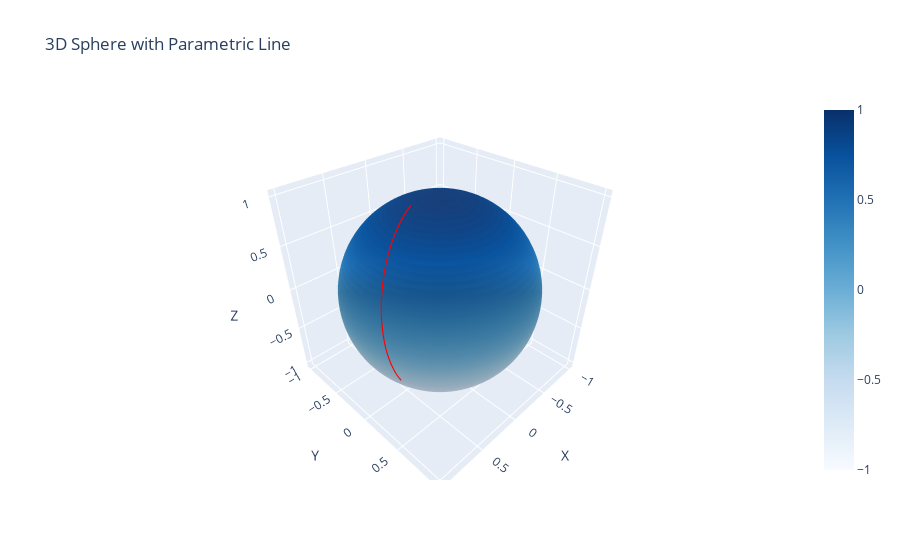

Source (notebook cell):
### Code cell
import numpy as np
import plotly.graph_objects as go

# Define spherical coordinates
u = np.linspace(0, 2 * np.pi, 100)  # azimuthal angle
v = np.linspace(0, np.pi, 50)       # polar angle

# Parametric equations for a sphere
x = np.outer(np.cos(u), np.sin(v))
y = np.outer(np.sin(u), np.sin(v))
z = np.outer(np.ones(np.size(u)), np.cos(v))

# Create the 3D sphere plot using Plotly
fig = go.Figure(data=[go.Surface(z=z, x=x, y=y, colorscale='Blues')])


# Prepare arrays x, y, z
theta_1,fi_1 = (-0.4, 0.4)
theta_2,fi_2 = (1.3, -0.4)


# if(abs(theta_2 - theta_1) > abs(theta_2 - 2*np.pi - theta_1)):
#     print("temp")
r = 1
t = np.linspace(0, 1, 100)
x_t = (r * np.cos(theta_1) * np.cos(fi_1))*t + (r * np.cos(theta_2) * np.cos(fi_2))*(1-t)
y_t = (r * np.cos(theta_1) * np.sin(fi_1))*t + (r * np.cos(theta_2) * np.sin(fi_2))*(1-t)
z_t = (r * np.sin(theta_1))*t + (r * np.sin(theta_2))*(1-t)

# Parametric line: x(t) = cos(t), y(t) = sin(t), z(t) = t
t = np.linspace(0, 2 * np.pi, 100)

width = np.sqrt(x_t*x_t + y_t*y_t + z_t*z_t)

x_line = x_t*r /(width)
y_line = y_t*r /(width)
z_line = z_t*r /(width)
# Add the parametric line to the plot
fig.add_trace(go.Scatter3d(x=x_line, y=y_line, z=z_line, mode='lines', 
                           line=dict(color='red', width=4), name='Parametric Line'
                           ))

# Update layout for better presentation
fig.update_layout(title="3D Sphere with Parametric Line",
                  scene=dict(
                      xaxis_title='X',
                      yaxis_title='Y',
                      zaxis_title='Z'),
                  autosize=True)

# Show the plot
fig.show()

### Figure 1 — Plotly figure (JSON) as saved in the notebook; plotly's stock layout.template omitted (floating-point values rounded to 4 significant figures; data arrays with more than 128 entries replaced by an {"elided": "..."} marker saying what was removed)
{"data": [{"colorscale": [[0, "rgb(247,251,255)"], [0.125, "rgb(222,235,247)"], [0.25, "rgb(198,219,239)"], [0.375, "rgb(158,202,225)"], [0.5, "rgb(107,174,214)"], [0.625, "rgb(66,146,198)"], [0.75, "rgb(33,113,181)"], [0.875, "rgb(8,81,156)"], [1, "rgb(8,48,107)"]], "type": "surface", "x": {"elided": "100x50 float values"}, "y": {"elided": "100x50 float values"}, "z": {"elided": "100x50 float values"}}, {"line": {"color": "red", "width": 4}, "mode": "lines", "name": "Parametric Line", "type": "scatter3d", "x": [0.2464, 0.2556, 0.2649, 0.2745, 0.2843, 0.2943, 0.3045, 0.3149, 0.3256, 0.3364, 0.3475, 0.3588, 0.3703, 0.3821, 0.3941, 0.4063, 0.4187, 0.4313, 0.4441, 0.4572, 0.4704, 0.4839, 0.4975, 0.5113, 0.5252, 0.5393, 0.5536, 0.5679, 0.5824, 0.597, 0.6116, 0.6262, 0.6409, 0.6555, 0.6701, 0.6846, 0.6991, 0.7134, 0.7275, 0.7414, 0.7551, 0.7686, 0.7817, 0.7945, 0.8069, 0.8189, 0.8305, 0.8417, 0.8524, 0.8625, 0.8722, 0.8812, 0.8898, 0.8977, 0.9051, 0.9119, 0.9181, 0.9238, 0.9288, 0.9333, 0.9372, 0.9406, 0.9434, 0.9457, 0.9476, 0.9489, 0.9497, 0.9502, 0.9502, 0.9498, 0.949, 0.9479, 0.9465, 0.9447, 0.9427, 0.9404, 0.9379, 0.9351, 0.9322, 0.929, 0.9257, 0.9223, 0.9187, 0.915, 0.9111, 0.9072, 0.9032, 0.8992, 0.8951, 0.8909, 0.8867, 0.8825, 0.8782, 0.874, 0.8697, 0.8654, 0.8611, 0.8569, 0.8526, 0.8484], "y": [-0.1042, -0.1007, -0.09716, -0.09351, -0.08976, -0.0859, -0.08194, -0.07787, -0.07368, -0.06937, -0.06495, -0.06041, -0.05574, -0.05095, -0.04602, -0.04096, -0.03577, -0.03045, -0.02498, -0.01938, -0.01363, -0.007747, -0.00172, 0.004449, 0.01076, 0.01721, 0.0238, 0.03052, 0.03738, 0.04436, 0.05147, 0.0587, 0.06604, 0.07348, 0.08103, 0.08866, 0.09637, 0.1041, 0.112, 0.1199, 0.1278, 0.1357, 0.1436, 0.1515, 0.1594, 0.1673, 0.1751, 0.1828, 0.1904, 0.1979, 0.2053, 0.2126, 0.2198, 0.2267, 0.2335, 0.2402, 0.2466, 0.2529, 0.2589, 0.2648, 0.2704, 0.2758, 0.281, 0.286, 0.2908, 0.2954, 0.2997, 0.3039, 0.3078, 0.3115, 0.3151, 0.3184, 0.3216, 0.3245, 0.3273, 0.33, 0.3325, 0.3348, 0.3369, 0.339, 0.3409, 0.3426, 0.3443, 0.3458, 0.3472, 0.3486, 0.3498, 0.3509, 0.3519, 0.3529, 0.3537, 0.3545, 0.3553, 0.3559, 0.3565, 0.357, 0.3575, 0.358, 0.3583, 0.3587], "z": [0.9636, 0.9615, 0.9594, 0.957, 0.9545, 0.9518, 0.949, 0.9459, 0.9426, 0.9392, 0.9354, 0.9315, 0.9272, 0.9227, 0.9179, 0.9128, 0.9074, 0.9017, 0.8956, 0.8892, 0.8823, 0.8751, 0.8675, 0.8594, 0.8509, 0.8419, 0.8325, 0.8225, 0.812, 0.801, 0.7895, 0.7774, 0.7648, 0.7516, 0.7378, 0.7235, 0.7085, 0.693, 0.6769, 0.6602, 0.643, 0.6252, 0.6069, 0.5881, 0.5687, 0.549, 0.5287, 0.5081, 0.4871, 0.4657, 0.4441, 0.4221, 0.4, 0.3777, 0.3552, 0.3327, 0.3101, 0.2875, 0.265, 0.2425, 0.2202, 0.1979, 0.1759, 0.1541, 0.1326, 0.1113, 0.09029, 0.06963, 0.04931, 0.02934, 0.009756, -0.009447, -0.02825, -0.04666, -0.06465, -0.08223, -0.0994, -0.1161, -0.1325, -0.1484, -0.1639, -0.179, -0.1937, -0.208, -0.2219, -0.2355, -0.2486, -0.2614, -0.2738, -0.2859, -0.2977, -0.3091, -0.3202, -0.3309, -0.3414, -0.3516, -0.3614, -0.371, -0.3804, -0.3894]}], "layout": {"autosize": true, "scene": {"xaxis": {"title": {"text": "X"}}, "yaxis": {"title": {"text": "Y"}}, "zaxis": {"title": {"text": "Z"}}}, "title": {"text": "3D Sphere with Parametric Line"}}}
